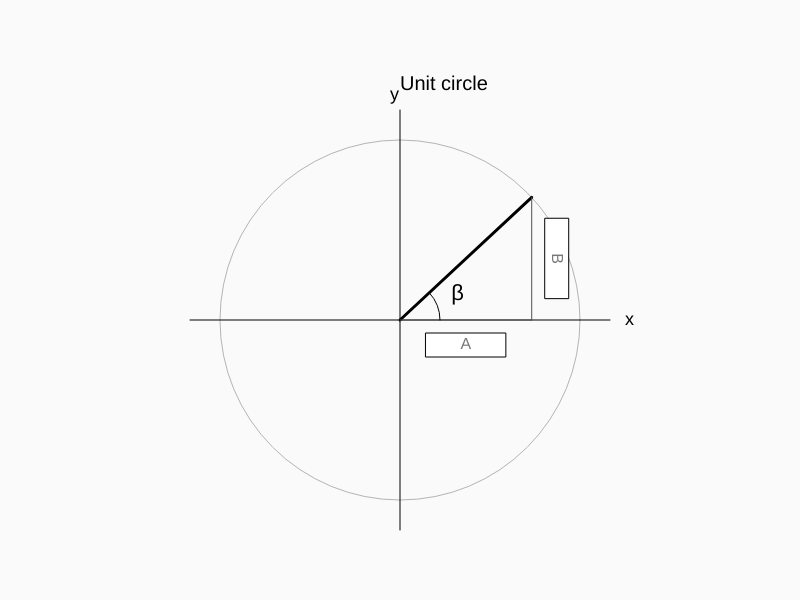
Frame 1 (no input)
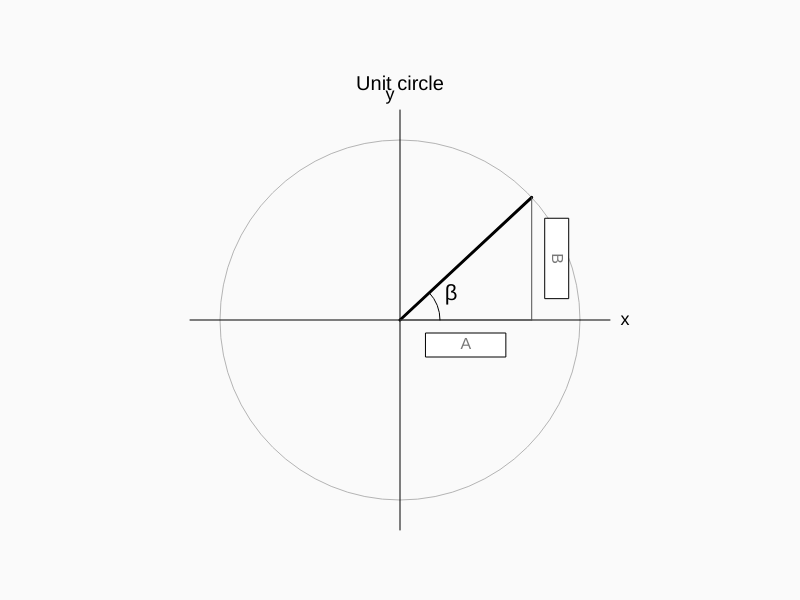
Frame 60 (no input)
Frame 120 (the mouse pressed at the canvas centre since frame 60): identical to frame 60, image omitted

The p5.js sketch that drew these frames (run headless with seeded random() and noise() and a simulated clock; from frame 60 on, the mouse is pressed at the canvas centre):

// p5.js sketch
// ── sketch.js
let currentQuestion = 0;
let transitionStart = null;
let transitionDone = false;

const transitionDuration = 1200;
const transitionHold = 1200;

const questions = [
  {
    number: "A",
    key: "unitAdjacent",
    prompt: "In the unit circle, what is the adjacent side to β?",
    answer: "cos b"
  },
  {
    number: "B",
    key: "unitOpposite",
    prompt: "In the unit circle, what is the opposite side to β?",
    answer: "sin b"
  },
  {
    number: 1,
    key: "left",
    prompt: "What expression goes in box 1?",
    answer: "sin(a+b)"
  },
  {
    number: 2,
    key: "bottom",
    prompt: "What expression goes in box 2?",
    answer: "cos a cos b"
  },
  {
    number: 3,
    key: "topLeft",
    prompt: "What expression goes in box 3?",
    answer: "cos(a+b)"
  },
  {
    number: 4,
    key: "topRight",
    prompt: "What expression goes in box 4?",
    answer: "sin a sin b"
  },
  {
    number: 5,
    key: "rightTop",
    prompt: "What expression goes in box 5?",
    answer: "cos a sin b"
  },
  {
    number: 6,
    key: "rightBottom",
    prompt: "What expression goes in box 6?",
    answer: "sin a cos b"
  }
];

let revealed = {
  unitAdjacent: false,
  unitOpposite: false,
  
  left: false,
  bottom: false,
  topLeft: false,
  topRight: false,
  rightTop: false,
  rightBottom: false
};

let answerBox;
let feedback;
let promptDiv;

function setup() {
  createCanvas(800, 600);

  promptDiv = createDiv("");
  promptDiv.style("font-size", "20px");
  promptDiv.style("margin", "10px");

  answerBox = createInput("");
  answerBox.size(250);

  let checkBtn = createButton("Check");
  checkBtn.mousePressed(checkAnswer);

  feedback = createDiv("");
  feedback.style("margin-top", "10px");

  updatePrompt();
}

function draw() {
  background(250);

  if (currentQuestion < 2) {
    drawUnitCircleIntro(0);
  } else if (!transitionDone) {
  drawProofBuildTransition();
  } else {
    drawProof();
  }

  fill(0);
  textAlign(CENTER);
  textSize(26);

  if (currentQuestion >= questions.length) {
    text("Good job!", width / 2, height - 50);

    textSize(18);

    text(
      "sin(a+b) = sin(a)cos(b) + cos(a)sin(b)",
      width / 2,
      height - 30
    );

    text(
      "cos(a+b) = cos(a)cos(b) - sin(a)sin(b)",
      width / 2,
      height - 10
    );
  }
}

function updatePrompt() {
  if (currentQuestion >= questions.length) {
    return;
  }

  promptDiv.html(
    questions[currentQuestion].prompt
  );
}

function normalize(s) {
  return s
    .toLowerCase()
    .replace(/\s+/g, "")
    .replace(/[()]/g, "")
    .replace(/\*/g, "")
    .replace(/beta/g, "b")
    .replace(/alpha/g, "a")
    .replace(/Î±/g, "a")
    .replace(/Î²/g, "b")
    .replace(/α/g, "a")
    .replace(/β/g, "b");
}

function checkAnswer() {
  if (currentQuestion >= questions.length) return;

  const user = normalize(answerBox.value());

  const expected = normalize(
    questions[currentQuestion].answer
  );

  if (user === expected) {
    revealed[
      questions[currentQuestion].key
    ] = true;

    feedback.html("Correct");
    feedback.style("color", "green");

    currentQuestion++;

    if (currentQuestion === 2) {
    transitionStart = millis();
    promptDiv.html("Now let's build the full diagram.");
  } else {
    updatePrompt();
  }
    
    answerBox.value("");
  } else {
    feedback.html("Try again");
    feedback.style("color", "red");
  }
}

function drawProof() {

  const x = 160;
  const y = 70;

  const W = 320;
  const H = 420;

  // outer rectangle

  stroke(100);
  fill(245);

  rect(x, y, W, H);

  // important points

  const BL = createVector(x, y + H);

  const TOP = createVector(
    x + 170,
    y
  );

  const RIGHT = createVector(
    x + W,
    y + 210
  );

  // blue regions

  fill(140, 210, 235);

  triangle(
    TOP.x,
    TOP.y,
    x + W,
    y,
    RIGHT.x,
    RIGHT.y
  );

  triangle(
    BL.x,
    BL.y,
    RIGHT.x,
    RIGHT.y,
    x + W,
    y + H
  );

  // pink center

  fill(225, 190, 190);

  beginShape();
  vertex(BL.x, BL.y);
  vertex(TOP.x, TOP.y);
  vertex(RIGHT.x, RIGHT.y);
  endShape(CLOSE);

  // thick edges

  stroke(0);
  strokeWeight(4);

  line(
    BL.x,
    BL.y,
    TOP.x,
    TOP.y
  );

  line(
    TOP.x,
    TOP.y,
    RIGHT.x,
    RIGHT.y
  );

  line(
    RIGHT.x,
    RIGHT.y,
    BL.x,
    BL.y
  );

  strokeWeight(1);

  // central labels

  fill(0);
  noStroke();

  textAlign(CENTER);

  textSize(55);

  text(
    "1",
    x + 95,
    y + 200
  );

  textSize(22);

  // pink triangle side labels

  push();
  translate(x + 230, y + 130);
  rotate(-0.95);
  textSize(20);
  fill(0);
  text("sin β", 0, 0);
  pop();

  push();
  translate(x + 185, y + 290);
  rotate(-0.55);
  textSize(20);
  fill(0);
  text("cos β", 0, 0);
  pop();

  textSize(18);

  text(
    "α + β",
    x + 120,
    y + 30
  );

  textSize(18);

  text(
    "β",
    x + 35,
    y + H - 40
  );

  text(
    "α",
    x + W - 15,
    y + 165
  );

  text(
    "α",
    x + 50,
    y + 410
  );

  // side labels

  drawProofLabel(
  "left",
  "sin(α+β)",
  x - 20,
  y + 210,
  true
  );

  drawProofLabel(
    "topLeft",
    "cos(α+β)",
    x + 70,
    y - 20
  );

  drawProofLabel(
    "topRight",
    "sin α sin β",
    x + 250,
    y - 20
  );

  drawProofLabel(
    "bottom",
    "cos α cos β",
    x + 160,
    y + H + 20
  );

  drawProofLabel(
    "rightTop",
    "cos α sin β",
    x + W + 20,
    y + 100,
    true
  );

  drawProofLabel(
    "rightBottom",
    "sin α cos β",
    x + W + 20,
    y + 300,
    true
  );

  // formula reveal

  let fy = 540;

  textSize(22);

}

function drawProofLabel(
  key,
  label,
  x,
  y,
  vertical = false
) {

  push();

  if (vertical) {
    translate(x, y);
    rotate(HALF_PI);

    x = 0;
    y = 0;
  }

  textAlign(CENTER);

  if (revealed[key]) {

    noStroke();
    fill(0);

    textSize(16);

    text(label, x, y);

  } else {

    rectMode(CENTER);

    fill(255);
    stroke(0);

    rect(x, y, 90, 24);

    fill(120);
    noStroke();

    textSize(16);

    let q = questions.find(
    question => question.key === key
    );

    text(q.number, x, y + 1);
  }

  pop();
}

function drawUnitCircleIntro(t = 0) {
  const cx = width / 2;
  const cy = 320;
  const r = 180;

  const betaStart = -0.75;
  const betaEnd = -1.05;

  const alphaAngle = -0.45;

  const beta = lerp(betaStart, betaEnd, t);

  const betaX = cx + r * cos(beta);
  const betaY = cy + r * sin(beta);

  const alphaX = cx + r * cos(alphaAngle);
  const alphaY = cy + r * sin(alphaAngle);

  stroke(180);
  strokeWeight(1);
  noFill();

  circle(cx, cy, r * 2);

  stroke(0);

  line(cx - r - 30, cy, cx + r + 30, cy);
  line(cx, cy + r + 30, cx, cy - r - 30);

  fill(0);
  noStroke();
  textSize(18);
  text("x", cx + r + 45, cy + 5);
  text("y", cx - 10, cy - r - 40);

  // beta radius
  stroke(0);
  strokeWeight(3);
  line(cx, cy, betaX, betaY);

  // beta side lengths
  strokeWeight(1);
  stroke(80);
  line(betaX, betaY, betaX, cy);
  line(cx, cy, betaX, cy);

  // beta arc
  noFill();
  stroke(0);
  arc(cx, cy, 80, 80, beta, 0);

  noStroke();
  fill(0);
  textSize(22);
  text("β", cx + 55 * cos(beta / 2), cy + 55 * sin(beta / 2));

  // keep cos beta and sin beta visible after answered
  if (revealed.unitAdjacent) {
    textSize(18);
    text("cos β", (cx + betaX) / 2, cy + 25);
  } else {
    drawIntroBox("A", (cx + betaX) / 2, cy + 25);
  }

  if (revealed.unitOpposite) {
    push();
    translate(betaX + 25, (cy + betaY) / 2);
    rotate(HALF_PI);
    textSize(18);
    text("sin β", 0, 0);
    pop();
  } else {
    drawIntroBox("B", betaX + 25, (cy + betaY) / 2, true);
  }

  // alpha appears during the transition
  if (t > 0.15) {
    let alphaFade = map(t, 0.15, 1, 0, 255);
    alphaFade = constrain(alphaFade, 0, 255);

    stroke(0, alphaFade);
    strokeWeight(3);
    line(cx, cy, alphaX, alphaY);

    noFill();
    stroke(0, alphaFade);
    strokeWeight(1);
    arc(cx, cy, 120, 120, alphaAngle, 0);

    noStroke();
    fill(0, alphaFade);
    textSize(22);
    text(
      "α",
      cx + 78 * cos(alphaAngle / 2),
      cy + 78 * sin(alphaAngle / 2)
    );
  }

  fill(0);
  noStroke();
  textSize(20);
  text("Unit circle", cx, 90);
}

function drawIntroBox(number, x, y, vertical = false) {
  push();

  if (vertical) {
    translate(x, y);
    rotate(HALF_PI);
    x = 0;
    y = 0;
  }

  rectMode(CENTER);
  fill(255);
  stroke(0);
  rect(x, y, 80, 24);

  fill(120);
  noStroke();
  textAlign(CENTER, CENTER);
  textSize(16);
  text(number, x, y);

  pop();
}

function drawProofBuildTransition() {
  if (transitionStart === null) {
    transitionStart = millis();
  }

  let elapsed = millis() - transitionStart;
  let t = constrain(elapsed / transitionDuration, 0, 1);

  // smooth motion
  t = t * t * (3 - 2 * t);

  drawBuildingProof(t);

  if (elapsed > transitionDuration + transitionHold) {
    transitionDone = true;
    updatePrompt();
  }
}

function drawBuildingProof(t) {
  const startCx = width / 2;
  const startCy = 320;
  const startR = 180;
  const betaAngle = -0.75;

  const unitEndX = startCx + startR * cos(betaAngle);
  const unitEndY = startCy + startR * sin(betaAngle);

  const proofX = 160;
  const proofY = 70;
  const W = 320;
  const H = 420;

  const BL = createVector(proofX, proofY + H);
  const TOP = createVector(proofX + 170, proofY);
  const RIGHT = createVector(proofX + W, proofY + 210);

  const endCx = BL.x;
  const endCy = BL.y;

  const endBetaX = TOP.x;
  const endBetaY = TOP.y;

  const movingCx = lerp(startCx, endCx, t);
  const movingCy = lerp(startCy, endCy, t);

  const movingEndX = lerp(unitEndX, endBetaX, t);
  const movingEndY = lerp(unitEndY, endBetaY, t);

  // final diagram fades in while beta piece moves into it
  push();
  drawingContext.globalAlpha = t;
  drawProof();
  pop();

  // unit circle fades out
  push();
  drawingContext.globalAlpha = 1 - t;

  stroke(180);
  strokeWeight(1);
  noFill();
  circle(startCx, startCy, startR * 2);

  stroke(0);
  line(startCx - startR - 30, startCy, startCx + startR + 30, startCy);
  line(startCx, startCy + startR + 30, startCx, startCy - startR - 30);

  noStroke();
  fill(0);
  textSize(18);
  text("x", startCx + startR + 45, startCy + 5);
  text("y", startCx - 10, startCy - startR - 40);

  pop();

  // moving beta triangle piece
  stroke(0);
  strokeWeight(3);
  line(movingCx, movingCy, movingEndX, movingEndY);

  strokeWeight(1);
  stroke(80);

  const finalAdjX = RIGHT.x - 2;
  const finalAdjY = RIGHT.y + 2;
  
  const movingAdjX = lerp(unitEndX, finalAdjX, t);
  const movingAdjY = lerp(startCy, finalAdjY, t);

  line(movingCx, movingCy, movingAdjX, movingAdjY);
  line(movingEndX, movingEndY, movingAdjX, movingAdjY);

  noFill();
  stroke(0);
  arc(
    movingCx,
    movingCy,
    lerp(70, 60, t),
    lerp(70, 60, t),
    atan2(movingEndY - movingCy, movingEndX - movingCx),
    0
  );

  noStroke();
  fill(0);
  textSize(20);

  const betaLabelX = lerp(startCx + 45, proofX + 35, t);
  const betaLabelY = lerp(startCy - 18, proofY + H - 40, t);

  text("β", betaLabelX, betaLabelY);

  // moving cos beta label
  push();
  const cosX = lerp((startCx + unitEndX) / 2, proofX + 185, t);
  const cosY = lerp(startCy + 25, proofY + 290, t);
  translate(cosX, cosY);
  rotate(lerp(0, -0.55, t));
  textSize(20);
  text("cos β", 0, 0);
  pop();

  // moving sin beta label
  push();
  const sinX = lerp(unitEndX + 25, proofX + 230, t);
  const sinY = lerp((startCy + unitEndY) / 2, proofY + 130, t);
  translate(sinX, sinY);
  rotate(lerp(HALF_PI, -0.95, t));
  textSize(20);
  text("sin β", 0, 0);
  pop();
}
